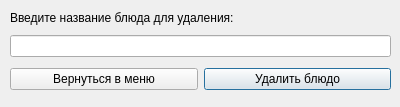
<?xml version="1.0" encoding="UTF-8"?>
<ui version="4.0">
 <class>DialogDelete</class>
 <widget class="QDialog" name="DialogDelete">
  <property name="geometry">
   <rect>
    <x>0</x>
    <y>0</y>
    <width>400</width>
    <height>107</height>
   </rect>
  </property>
  <property name="windowTitle">
   <string>Dialog</string>
  </property>
  <widget class="QWidget" name="layoutWidget">
   <property name="geometry">
    <rect>
     <x>10</x>
     <y>30</y>
     <width>381</width>
     <height>65</height>
    </rect>
   </property>
   <layout class="QVBoxLayout" name="verticalLayout">
    <item>
     <widget class="QLineEdit" name="lineEdit">
      <property name="text">
       <string/>
      </property>
     </widget>
    </item>
    <item>
     <layout class="QHBoxLayout" name="horizontalLayout">
      <item>
       <widget class="QPushButton" name="pushButton_2">
        <property name="text">
         <string>Вернуться в меню</string>
        </property>
        <property name="autoDefault">
         <bool>false</bool>
        </property>
       </widget>
      </item>
      <item>
       <widget class="QPushButton" name="pushButton">
        <property name="text">
         <string>Удалить блюдо</string>
        </property>
       </widget>
      </item>
     </layout>
    </item>
   </layout>
  </widget>
  <widget class="QLabel" name="label">
   <property name="geometry">
    <rect>
     <x>10</x>
     <y>10</y>
     <width>381</width>
     <height>16</height>
    </rect>
   </property>
   <property name="text">
    <string>Введите название блюда для удаления:</string>
   </property>
  </widget>
 </widget>
 <resources/>
 <connections/>
</ui>
